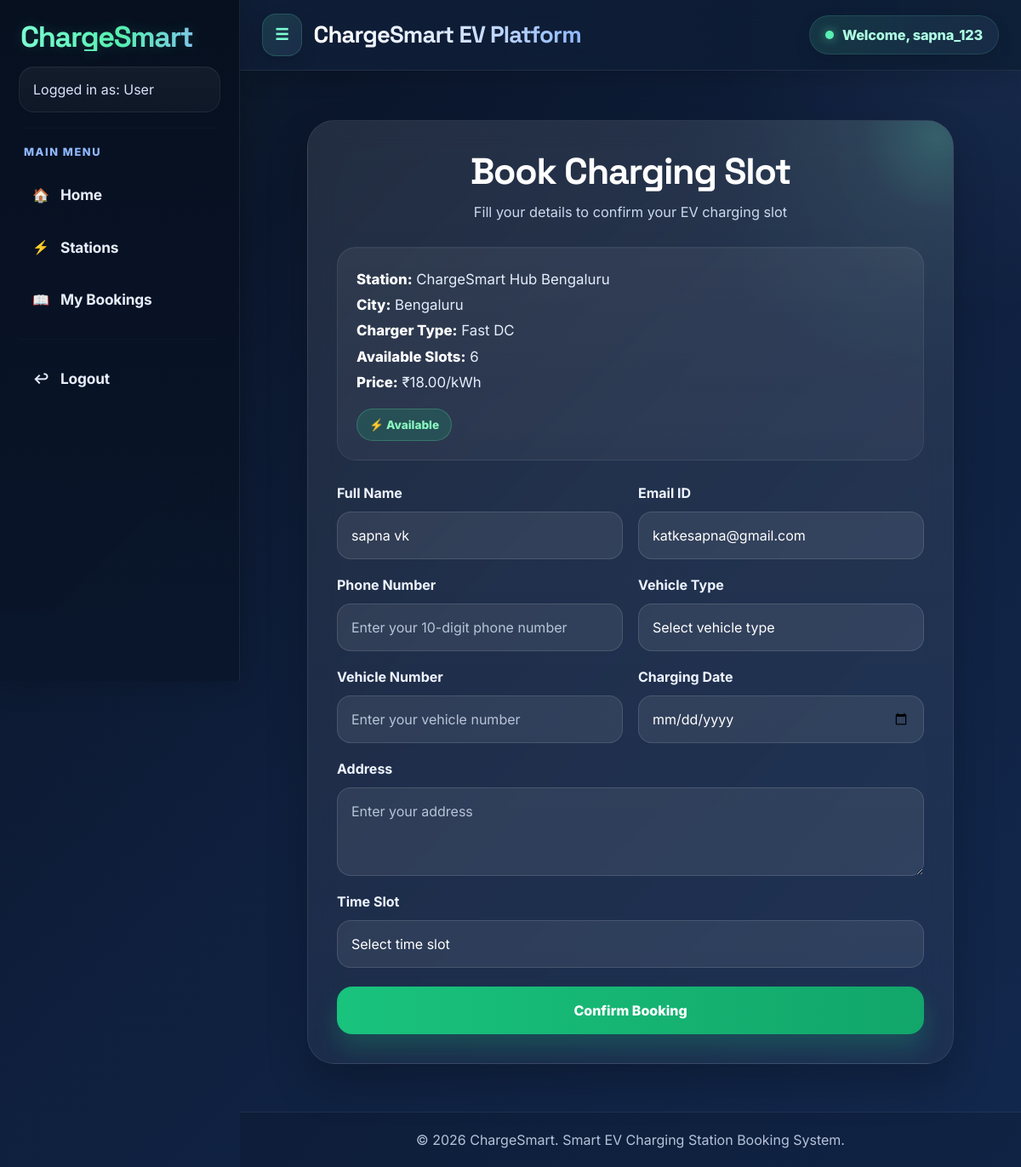
The page /book/1/ (signed in) on the database as committed earlier.
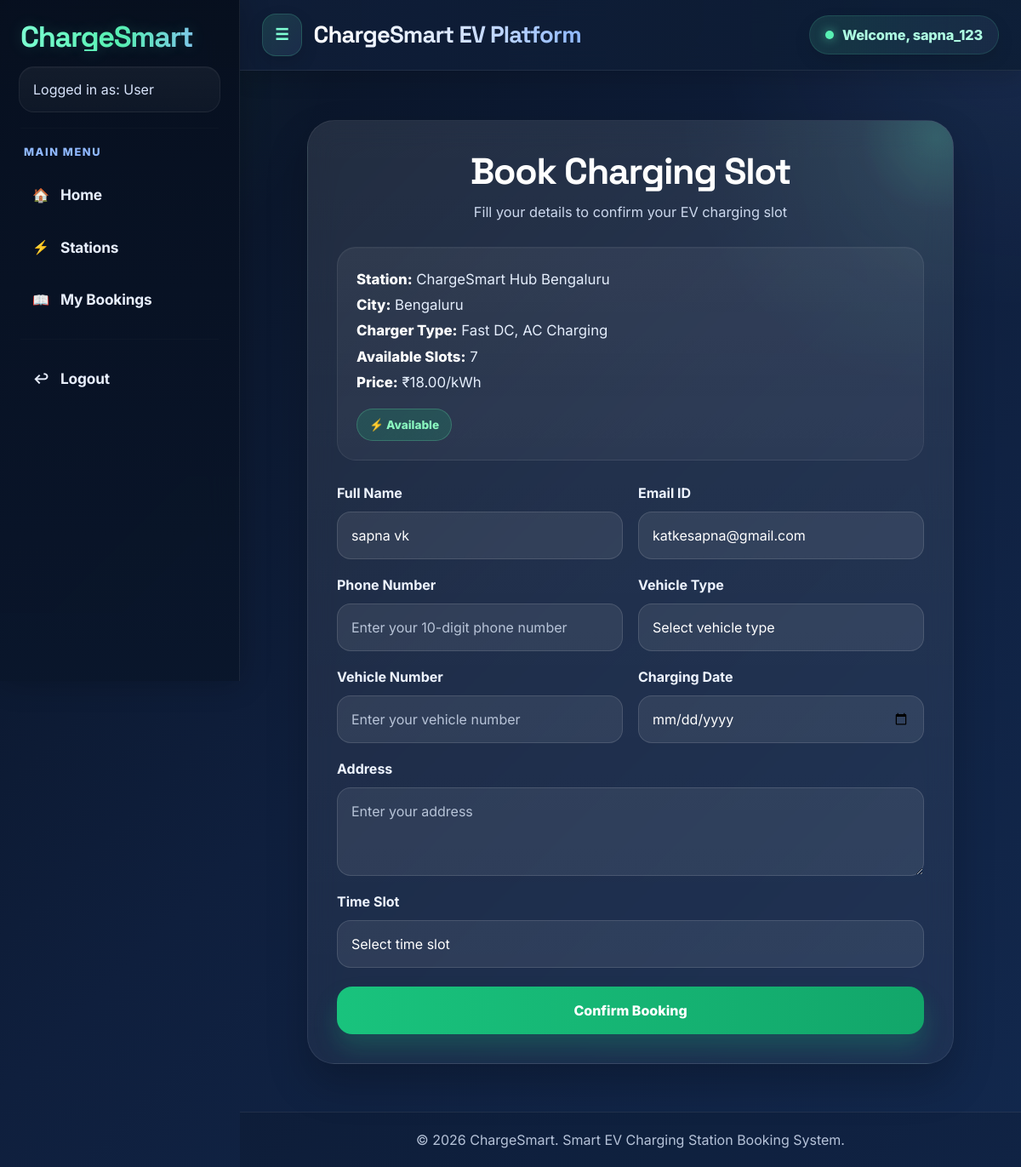
The same page on the database as committed later.
### stations/models.py (models this page shows, shortened)
class Station(models.Model):
    name = models.CharField(max_length=200)
    city = models.CharField(max_length=100)
    address = models.TextField()
    charger_type = models.CharField(max_length=100)
    total_slots = models.PositiveIntegerField()
    available_slots = models.PositiveIntegerField()
    price_per_kwh = models.DecimalField(max_digits=6, decimal_places=2)
    latitude = models.DecimalField(max_digits=9, decimal_places=6, default=0.000000)
    longitude = models.DecimalField(max_digits=9, decimal_places=6, default=0.000000)
    created_at = models.DateTimeField(auto_now_add=True)

### core/views.py (the view, shortened to what this page needs)
# urls.py: path('book/<int:station_id>/', book_station, name='book_station'),
def book_station(request, station_id):
    if not request.user.is_authenticated:
        messages.error(request, "Please login to book a slot.")
        return redirect("login")
    station = get_object_or_404(Station, id=station_id)
    if station.available_slots <= 0:
        messages.error(request, "No slots available.")
        return redirect("stations")
    return render(request, "booking_form.html", {"station": station})

### templates/booking_form.html (shortened to what the changed rows need)
{% extends 'base.html' %}
{% block content %}
<section class="booking-section">
    <div class="booking-card">
        <h2 class="booking-title">Book Charging Slot</h2>
        <div class="station-box">
            <div class="station-row">
                <strong>Station:</strong> {{ station.name }}<br>
                <strong>City:</strong> {{ station.city }}<br>
                <strong>Charger Type:</strong> {{ station.charger_type }}<br>
                <strong>Available Slots:</strong> {{ station.available_slots }}<br>
                <strong>Price:</strong> ₹{{ station.price_per_kwh }}/kWh
            </div>
            {% if station.available_slots > 0 %}
                <span class="status-badge status-available">⚡ Available</span>
            {% else %}
                <span class="status-badge status-full">✖ Full</span>
            {% endif %}
        </div>
    </div>
</section>
{% endblock %}

Rows that differ between the two databases and show on the page:
changed Station "ChargeSmart Hub Bengaluru": charger_type "Fast DC" → "Fast DC, AC Charging"; available_slots "6" → "7"
